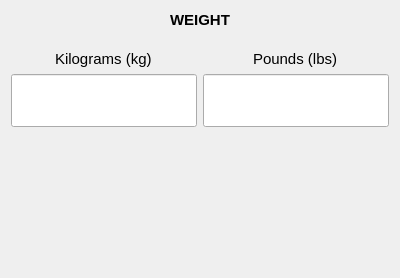
<?xml version="1.0" encoding="UTF-8"?>
<ui version="4.0">
 <class>WeightWidget</class>
 <widget class="QFrame" name="WeightWidget">
  <property name="geometry">
   <rect>
    <x>0</x>
    <y>0</y>
    <width>400</width>
    <height>278</height>
   </rect>
  </property>
  <property name="windowTitle">
   <string>Frame</string>
  </property>
  <layout class="QGridLayout" name="gridLayout">
   <item row="3" column="0">
    <widget class="QLineEdit" name="kgline">
     <property name="sizePolicy">
      <sizepolicy hsizetype="Preferred" vsizetype="MinimumExpanding">
       <horstretch>0</horstretch>
       <verstretch>0</verstretch>
      </sizepolicy>
     </property>
     <property name="font">
      <font>
       <pointsize>11</pointsize>
      </font>
     </property>
     <property name="text">
      <string/>
     </property>
    </widget>
   </item>
   <item row="2" column="0" alignment="Qt::AlignHCenter">
    <widget class="QLabel" name="kglabel">
     <property name="font">
      <font>
       <pointsize>11</pointsize>
      </font>
     </property>
     <property name="text">
      <string>Kilograms (kg)</string>
     </property>
    </widget>
   </item>
   <item row="0" column="0" colspan="2" alignment="Qt::AlignHCenter">
    <widget class="QLabel" name="label">
     <property name="font">
      <font>
       <pointsize>11</pointsize>
       <weight>75</weight>
       <bold>true</bold>
      </font>
     </property>
     <property name="text">
      <string>WEIGHT</string>
     </property>
    </widget>
   </item>
   <item row="3" column="1">
    <widget class="QLineEdit" name="lbsline">
     <property name="sizePolicy">
      <sizepolicy hsizetype="Preferred" vsizetype="MinimumExpanding">
       <horstretch>0</horstretch>
       <verstretch>0</verstretch>
      </sizepolicy>
     </property>
     <property name="font">
      <font>
       <pointsize>11</pointsize>
      </font>
     </property>
     <property name="text">
      <string/>
     </property>
    </widget>
   </item>
   <item row="4" column="1">
    <spacer name="verticalSpacer">
     <property name="orientation">
      <enum>Qt::Vertical</enum>
     </property>
     <property name="sizeType">
      <enum>QSizePolicy::MinimumExpanding</enum>
     </property>
     <property name="sizeHint" stdset="0">
      <size>
       <width>20</width>
       <height>140</height>
      </size>
     </property>
    </spacer>
   </item>
   <item row="2" column="1" alignment="Qt::AlignHCenter">
    <widget class="QLabel" name="lbslabel">
     <property name="font">
      <font>
       <pointsize>11</pointsize>
      </font>
     </property>
     <property name="text">
      <string>Pounds (lbs)</string>
     </property>
    </widget>
   </item>
   <item row="1" column="0">
    <spacer name="verticalSpacer_2">
     <property name="orientation">
      <enum>Qt::Vertical</enum>
     </property>
     <property name="sizeType">
      <enum>QSizePolicy::Fixed</enum>
     </property>
     <property name="sizeHint" stdset="0">
      <size>
       <width>20</width>
       <height>15</height>
      </size>
     </property>
    </spacer>
   </item>
  </layout>
 </widget>
 <tabstops>
  <tabstop>kgline</tabstop>
  <tabstop>lbsline</tabstop>
 </tabstops>
 <resources/>
 <connections/>
</ui>
